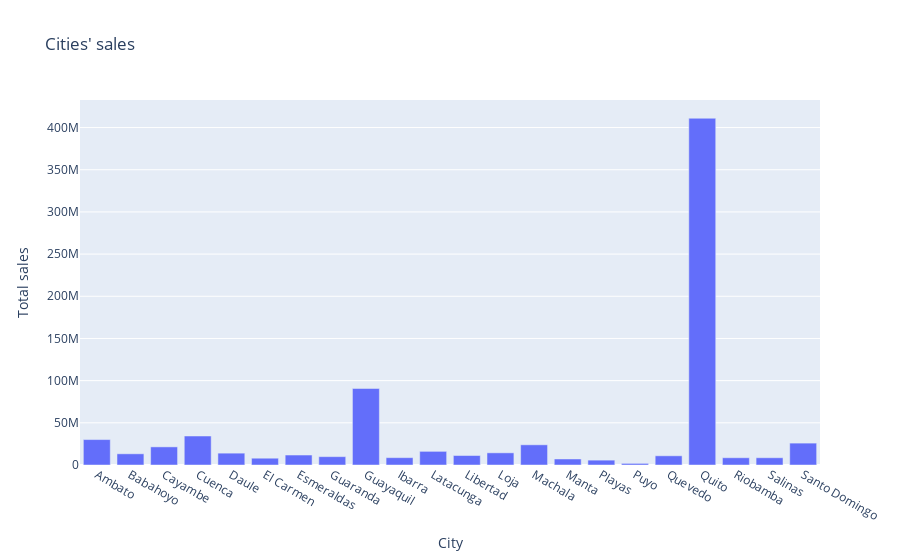

Source (notebook cell):
### Markdown cell above
Now let's see sales for every city

### Code cell
cities_sales_summary = train_data.groupby('city')['item_sales'].sum().reset_index()

fig = px.bar(cities_sales_summary, x='city', y='item_sales', 
             labels={'city': 'City', 'item_sales': 'Total sales'},
             title="Cities' total sales")
fig.show()

### Figure 1 — Plotly figure (JSON) as saved in the notebook; plotly's stock layout.template omitted (floating-point values rounded to 4 significant figures)
{"data": [{"alignmentgroup": "True", "hovertemplate": "City=%{x}<br>Total sales=%{y}<extra></extra>", "legendgroup": "", "marker": {"color": "#636efa", "pattern": {"shape": ""}}, "name": "", "offsetgroup": "", "orientation": "v", "showlegend": false, "textposition": "auto", "type": "bar", "x": ["Ambato", "Babahoyo", "Cayambe", "Cuenca", "Daule", "El Carmen", "Esmeraldas", "Guaranda", "Guayaquil", "Ibarra", "Latacunga", "Libertad", "Loja", "Machala", "Manta", "Playas", "Puyo", "Quevedo", "Quito", "Riobamba", "Salinas", "Santo Domingo"], "xaxis": "x", "y": [30140000.0, 13260000.0, 21480000.0, 34370000.0, 14040000.0, 8044000.0, 11810000.0, 9881000.0, 90640000.0, 8691000.0, 16170000.0, 11240000.0, 14420000.0, 23940000.0, 7147000.0, 5759000.0, 1896000.0, 10900000.0, 411000000.0, 8598000.0, 8594000.0, 25950000.0], "yaxis": "y"}], "layout": {"barmode": "relative", "legend": {"tracegroupgap": 0}, "title": {"text": "Cities' sales"}, "xaxis": {"anchor": "y", "domain": [0, 1], "title": {"text": "City"}}, "yaxis": {"anchor": "x", "domain": [0, 1], "title": {"text": "Total sales"}}}}
